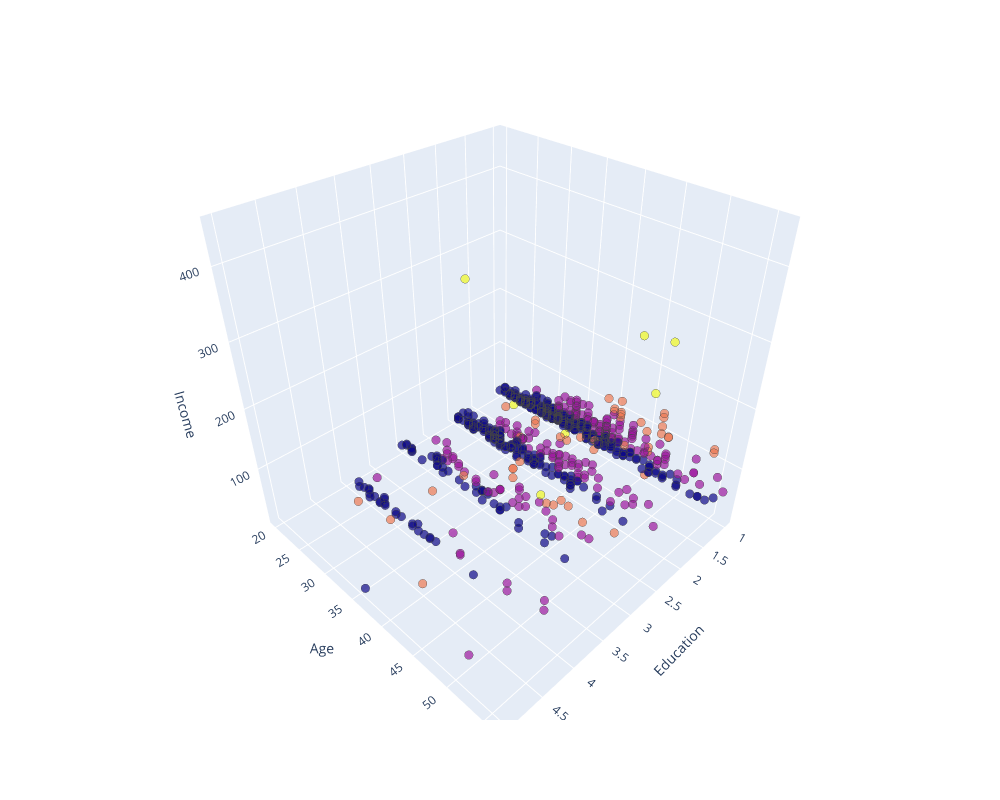

The notebook cell saved with this chart:
### Code cell
# Create interactive 3D scatter plot
fig = px.scatter_3d(data_p, x=1, y=0, z=3, opacity=0.7, color=label.astype(float))

fig.update_traces(marker=dict(size=5, line=dict(width=.25)), showlegend=False)
fig.update_layout(coloraxis_showscale=False, width=1000, height=800, scene=dict(
        xaxis=dict(title='Education'),
        yaxis=dict(title='Age'),
        zaxis=dict(title='Income')
    ))  # Remove color bar, resize plot

fig.show()

### Figure 1 — Plotly figure (JSON) as saved in the notebook; plotly's stock layout.template omitted (floating-point values rounded to 4 significant figures; data arrays with more than 128 entries replaced by an {"elided": "..."} marker saying what was removed)
{"data": [{"hovertemplate": "1=%{x}<br>0=%{y}<br>3=%{z}<br>color=%{marker.color}<extra></extra>", "legendgroup": "", "marker": {"color": {"elided": "700 float values"}, "coloraxis": "coloraxis", "line": {"width": 0.25}, "opacity": 0.7, "size": 5, "symbol": "circle"}, "mode": "markers", "name": "", "scene": "scene", "showlegend": false, "type": "scatter3d", "x": {"elided": "700 float values"}, "y": {"elided": "700 float values"}, "z": {"elided": "700 float values"}}], "layout": {"coloraxis": {"colorbar": {"title": {"text": "color"}}, "colorscale": [[0, "#0d0887"], [0.1111, "#46039f"], [0.2222, "#7201a8"], [0.3333, "#9c179e"], [0.4444, "#bd3786"], [0.5556, "#d8576b"], [0.6667, "#ed7953"], [0.7778, "#fb9f3a"], [0.8889, "#fdca26"], [1, "#f0f921"]], "showscale": false}, "height": 800, "legend": {"tracegroupgap": 0}, "margin": {"t": 60}, "scene": {"domain": {"x": [0, 1], "y": [0, 1]}, "xaxis": {"title": {"text": "Education"}}, "yaxis": {"title": {"text": "Age"}}, "zaxis": {"title": {"text": "Income"}}}, "width": 1000}}
